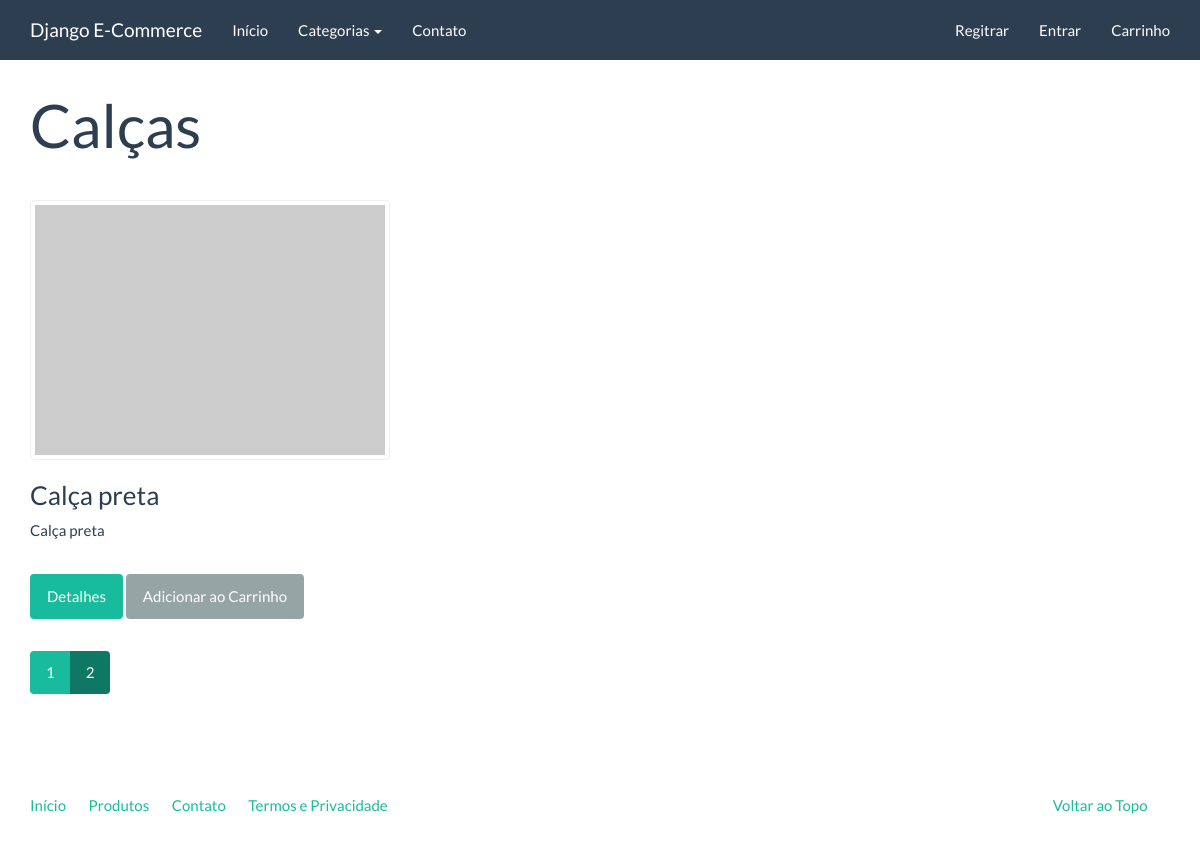
Before: /produtos/calcas?page=2 with the older database file.
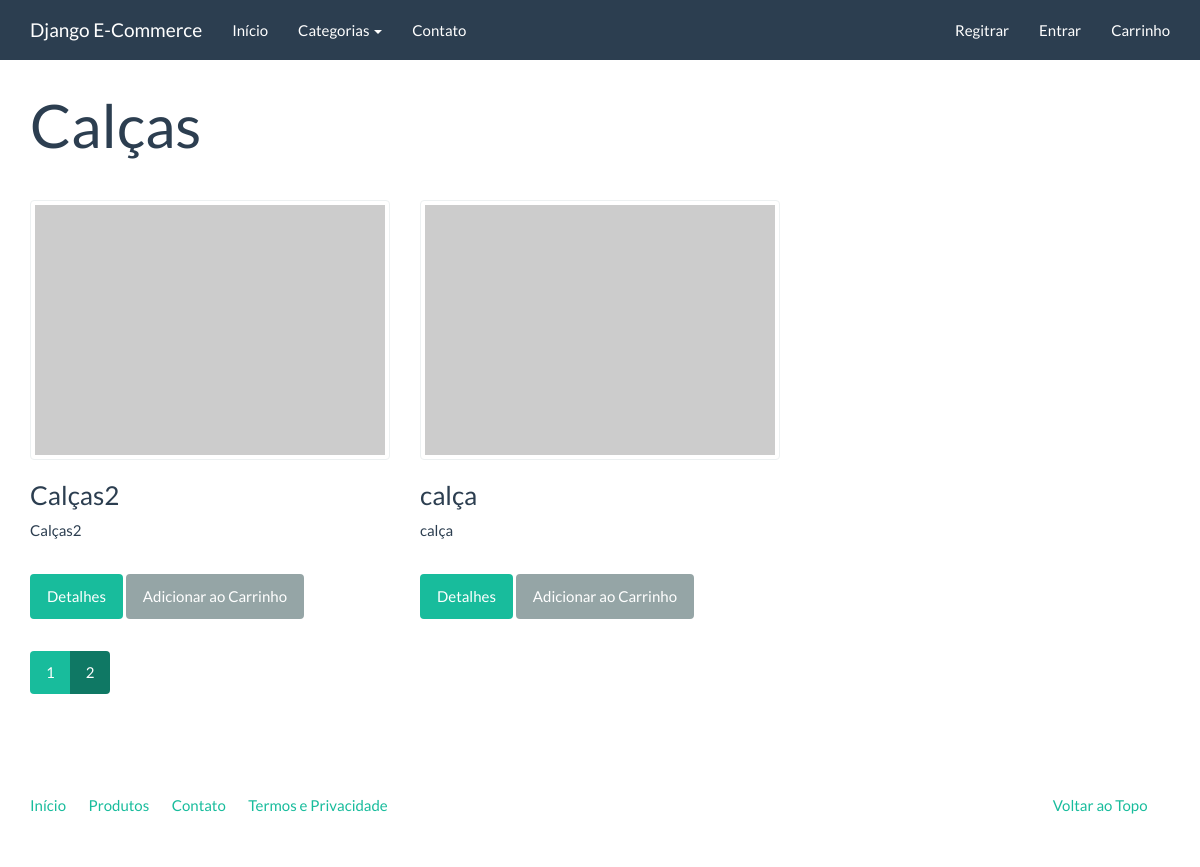
After: the same page with the newer database file.
### catalog/models.py (models this page shows)
class Category(models.Model):
    name = models.CharField("Nome", max_length=100)
    slug = models.SlugField('Identificador', max_length=100)
    created = models.DateTimeField('Criado em', auto_now_add=True)
    modified = models.DateTimeField('Modificado em', auto_now=True)
    class Meta:
        verbose_name = 'Categoria'
        verbose_name_plural = "Categorias"
        ordering = ['name']
    def __str__(self):
        return self.name
    def get_absolute_url(self):
        return reverse('catalog:category', kwargs={'slug': self.slug})

class Product(models.Model):
    name = models.CharField("Nome", max_length=100)
    slug = models.SlugField('Identificador', max_length=100)
    category = models.ForeignKey('catalog.Category', related_name='Categoria', verbose_name="Categoria", on_delete=models.CASCADE, null=True, blank=False)
    description = models.TextField('Descrição', blank=True, max_length=85)
    price = models.DecimalField("Preço", decimal_places=2, max_digits=8)
    created = models.DateTimeField('Criado em', auto_now_add=True)
    modified = models.DateTimeField('Modificado em', auto_now=True)
    class Meta:
        verbose_name = 'Produto'
        verbose_name_plural = "Produtos"
        ordering = ['name']
    def __str__(self):
        return self.name
    def get_absolute_url(self):
        return reverse('catalog:product', kwargs={'slug': self.slug})

### catalog/views.py (the view)
class CategoryListView(generic.ListView):
    context_object_name = 'product_list'
    template_name = "catalog/category.html"
    paginate_by = 3
    def get_queryset(self):
        return Product.objects.filter(category__slug=self.kwargs['slug'])
    def get_context_data(self, **kwargs):
        context = super(CategoryListView, self).get_context_data(**kwargs)
        context['current_category'] = get_object_or_404(Category, slug=self.kwargs['slug'])
        return context

### catalog/context_processors.py (called while the page is built)
def categories(request):
    return {
        'categories': Category.objects.all()
    }

### core/templatetags/pagination.py (called while the page is built)
@register.inclusion_tag('pagination.html')
def pagination(request, paginator, page_obj):
    context = {}
    context['paginator'] = paginator
    context['request'] = request
    context['page_obj'] = page_obj
    getvars = request.GET.copy()
    if 'page' in getvars:
        del getvars['page']
    if len(getvars) > 0:
        context['getvars'] = f'&{getvars.urlencode()}'
    else:
        context['getvars'] = ''
    return context

### catalog/templates/catalog/category.html (shortened to what this page needs)
{% extends "base.html" %}
{% load pagination %}
{% block container %}
<div class="page-header">
    <h1>{{ current_category }}</h1>
</div>
<div class="row">
    {% for product in product_list %}
    {% include 'catalog/_product.html' %}
    {% endfor %}
</div>
{% pagination request paginator page_obj %}
{% endblock %}

### core/templates/base.html (shortened to what this page needs)
<!DOCTYPE html>
{% load static %}
<html lang="pt-BR">
<head>
	<link rel="stylesheet" href="{% static 'assets/bootstrap.min.css' %}" media="screen" />
	<link rel="stylesheet" href="{% static 'assets/custom.min.css' %}" media="screen" />
</head>
<body>
    <div class="navbar navbar-default navbar-fixed-top">
      <div class="container">
        <div class="navbar-header">
          <a href="{% url 'index' %}" class="navbar-brand">Django E-Commerce</a>
        </div>
        <div class="navbar-collapse collapse" id="navbar-main">
          <ul class="nav navbar-nav">
            <li>
              <a href="{% url 'index' %}">Início</a>
            </li>
            <li class="dropdown">
              <a class="dropdown-toggle" data-toggle="dropdown" href="{% url 'catalog:product_list' %}" id="download">Categorias <span class="caret"></span></a>
            </li>
			<li>
				<a href="{% url 'contact' %}">Contato</a>
			</li>
          </ul>
          <ul class="nav navbar-nav navbar-right">
            {% if user.is_authenticated %}
              <li><a href="{% url 'logout' %}">Sair</a></li>
            {% else %}
            <li><a href="{% url 'accounts:register' %}">Regitrar</a></li>
            <li><a href="{% url 'login' %}">Entrar</a></li>
            {% endif %}
            <li><a href="{% url 'checkout:cart_item' %}">Carrinho</a></li>
            </ul>
        </div>
      </div>
    </div>
    <div class="container">
		{% block container %}{% endblock %}
		<footer>
			<div class="row">
			  <div class="col-lg-12">
			    <ul class="list-unstyled">
			      <li class="pull-right"><a href="#top">Voltar ao Topo</a></li>
			      <li><a href="">Início</a></li>
			      <li><a href="">Produtos</a></li>
			      <li><a href="">Contato</a></li>
			      <li><a href="">Termos e Privacidade</a></li>
			    </ul>
			  </div>
			</div>
		</footer>
	</div>
</body>
</html>

### catalog/templates/catalog/_product.html
<div class="col-sm-6 col-md-4">
        <a class='thumbnail' href="{{ product.get_absolute_url }}">
            <img src="http://placehold.it/350x250" alt="" />
        </a>
        <div class="caption">
            <h3>{{ product }}</h3>
            {{ product.description|linebreaks }}
            <p><a href="{{ product.get_absolute_url }}" class="btn btn-success" role="button">Detalhes</a> <a href="{% url 'checkout:create_cart_item' product.slug %}" class="btn btn-default" role="button">Adicionar ao Carrinho</a></p>
        </div>
</div>

### core/templates/pagination.html
<div class="row">
    <div class="col-md-12">
        <nav>
          <ul class="pagination">
              {% for page in paginator.page_range %}
              <li{% if page_obj.number == page %} class="active"{% endif %}><a href="?page={{ page }}{{ getvars }}">{{ page }}</a></li>
              {% endfor %}
          </ul>
        </nav>
    </div>
</div>

Changed rows visible on the page:
no longer on this page (row unchanged): Product: name "Calça preta", description "Calça preta"
added Product: name "Calças2", description "Calças2"
added Product: name "calça", description "calça"
